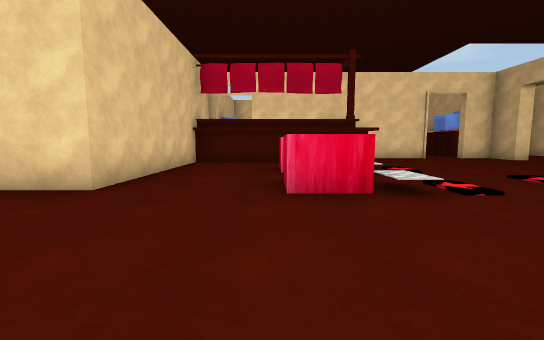
[1] (above)

17 first-person views from a walk through a Unity game level. The camera is 1.2 m above the floor, tilts 6° down and sees 90° across. The floor is counted in squares, 2 m on a side. Each view is taken from the middle of a square. On the plan, view 1 faces up. The plan holds only what a view shows up to about 9 squares ahead; the rest is blank. The place goes on beyond the plan. The player character is not drawn. Some surface patterns are stand-ins.

[2]
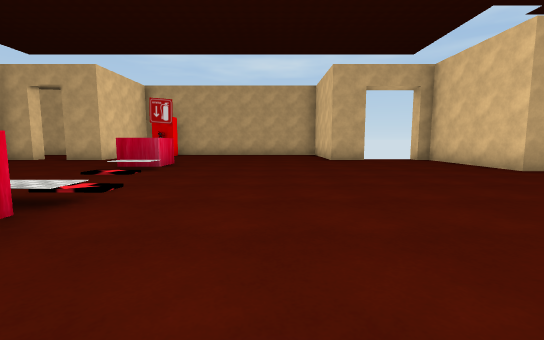

[3]
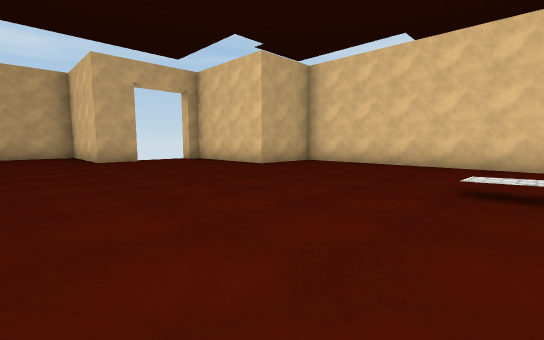

[4]
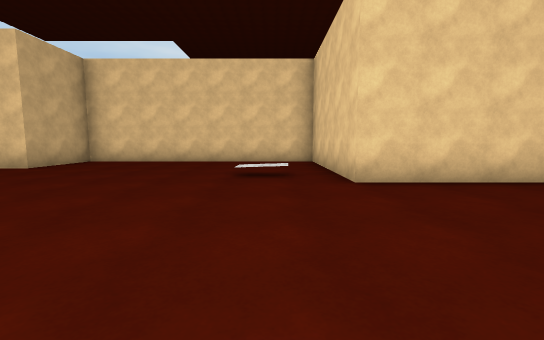

[5]
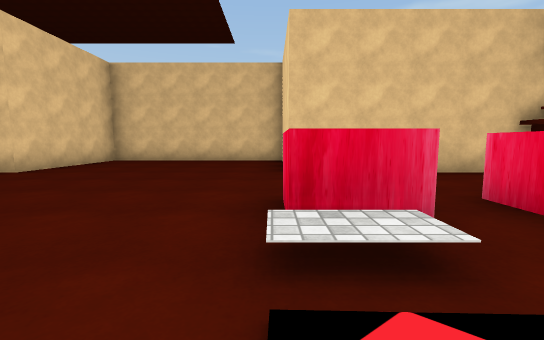

[6]
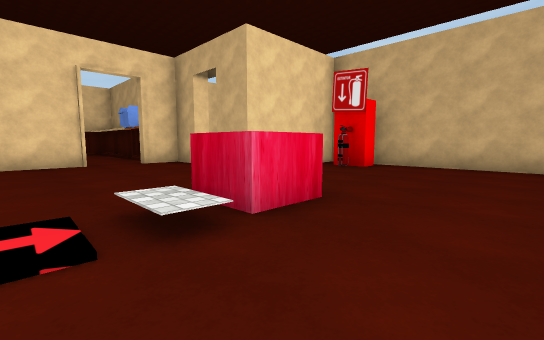

[7]
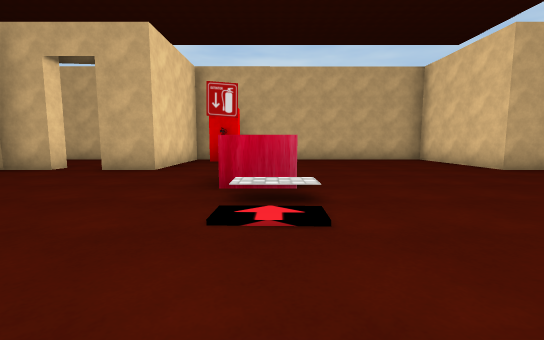

[8]
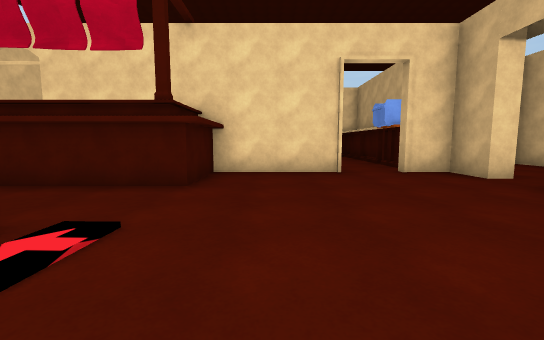

[9]
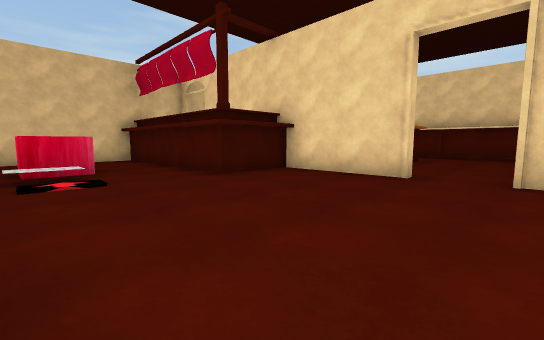

[10]
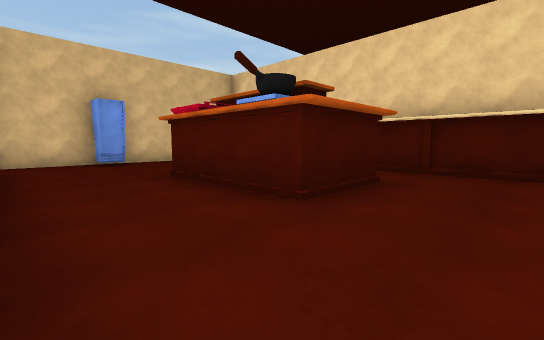

[11]
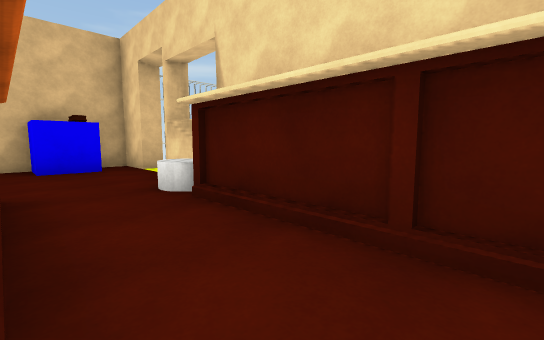

[12]
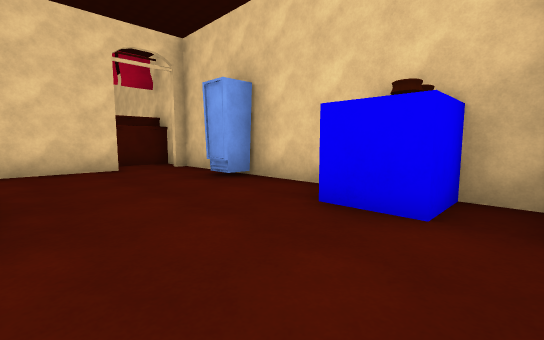

[13]
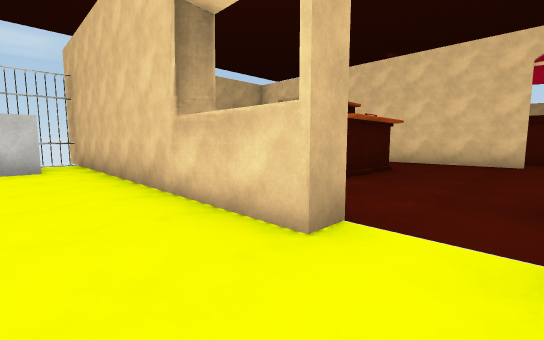

[14]
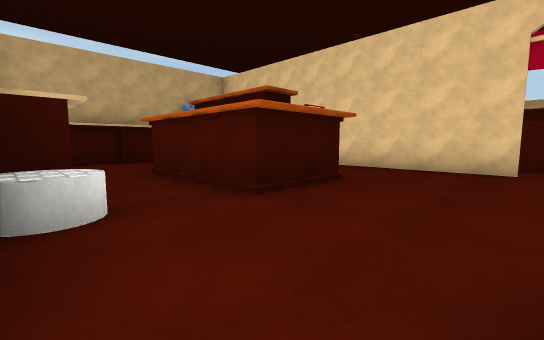

[15]
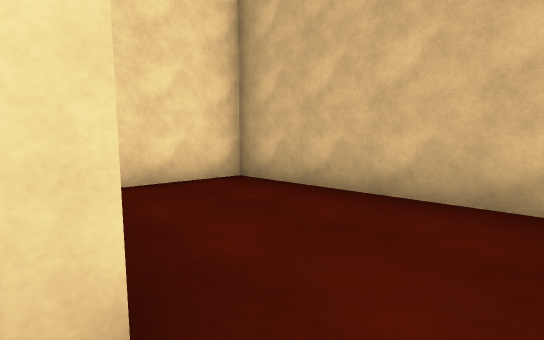

[16]
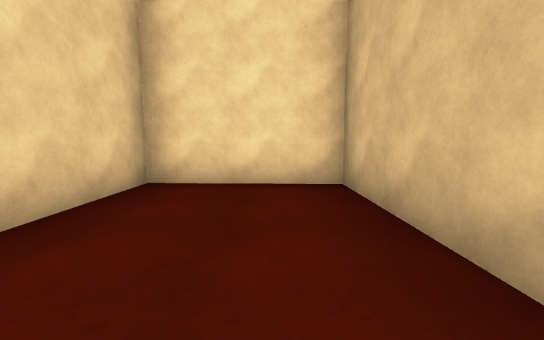

[17]
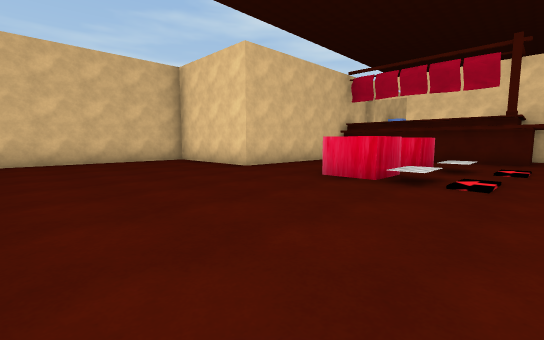

### Floor plan
Key: @ floor where view 1 was taken; # wall or solid block; x gap in a wall; . floor; / step, stairs or slope; O other object.
Columns run from 6 left of view 1 to 11 right of it. Each row starts with its distance up from view 1.
 18      .......O
 17    ##.###.....
 16    #....#######
 15    #O........#
 14    #....OOO..#
 13    #....  O..#
 12    #O........#####
 11    #.........O#..#
 10    ##.######.##..#
  9    #..  #.....#..#
  8    ######........#
  7    #..........####
  6    #...O.........#
  5    #............O#
  4 ####...O.../O....#
  3 #......O.........#
  2 #................#
  1 #................#
  0 #.....@..........#
 -1 #.............####
 -2 ####..........#
 -3    #./.........
 -4    #.......###x
 -5    #.......#
 -6    #.......#
 -7    #########

Positions as (right, up) in squares from view 1, and headings:
1: (0, 0), facing up
2: (-1, 1), facing right
3: (-1, 1), facing down-right
4: (-1, 2), facing down
5: (3, 3), facing left
6: (4, 2), facing up-right
7: (2, 4), facing right
8: (4, 4), facing up
9: (7, 5), facing up-left
10: (6, 10), facing up-left
11: (5, 14), facing up-left
12: (1, 16), facing down-left
13: (-1, 18), facing down-right
14: (-1, 16), facing down-right
15: (8, 8), facing up-right
16: (10, 8), facing up
17: (3, -1), facing up-left
